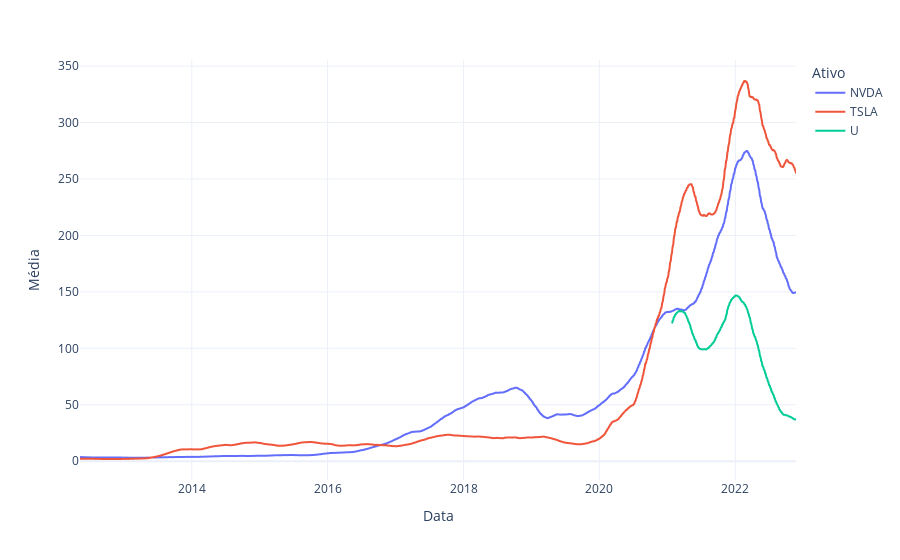

The notebook cell saved with this chart:
### Code cell
fig = px.line(
    data_frame=rolling_avg_vert,
    x='Data',
    y='Média',
    color='Ativo',
    template='plotly_white'
)
fig.show()

### Figure 1 — Plotly figure (JSON) as saved in the notebook; plotly's stock layout.template omitted (floating-point values rounded to 4 significant figures; data arrays with more than 128 entries replaced by an {"elided": "..."} marker saying what was removed)
{"data": [{"hovertemplate": "Ativo=NVDA<br>Data=%{x}<br>Média=%{y}<extra></extra>", "legendgroup": "NVDA", "line": {"color": "#636efa", "dash": "solid"}, "marker": {"symbol": "circle"}, "mode": "lines", "name": "NVDA", "showlegend": true, "type": "scattergl", "x": {"elided": "2654 str values"}, "xaxis": "x", "y": {"elided": "2654 float values"}, "yaxis": "y"}, {"hovertemplate": "Ativo=TSLA<br>Data=%{x}<br>Média=%{y}<extra></extra>", "legendgroup": "TSLA", "line": {"color": "#EF553B", "dash": "solid"}, "marker": {"symbol": "circle"}, "mode": "lines", "name": "TSLA", "showlegend": true, "type": "scattergl", "x": {"elided": "2654 str values"}, "xaxis": "x", "y": {"elided": "2654 float values"}, "yaxis": "y"}, {"hovertemplate": "Ativo=U<br>Data=%{x}<br>Média=%{y}<extra></extra>", "legendgroup": "U", "line": {"color": "#00cc96", "dash": "solid"}, "marker": {"symbol": "circle"}, "mode": "lines", "name": "U", "showlegend": true, "type": "scattergl", "x": {"elided": "462 str values"}, "xaxis": "x", "y": {"elided": "462 float values"}, "yaxis": "y"}], "layout": {"legend": {"title": {"text": "Ativo"}, "tracegroupgap": 0}, "margin": {"t": 60}, "xaxis": {"anchor": "y", "domain": [0, 1], "title": {"text": "Data"}}, "yaxis": {"anchor": "x", "domain": [0, 1], "title": {"text": "Média"}}}}
